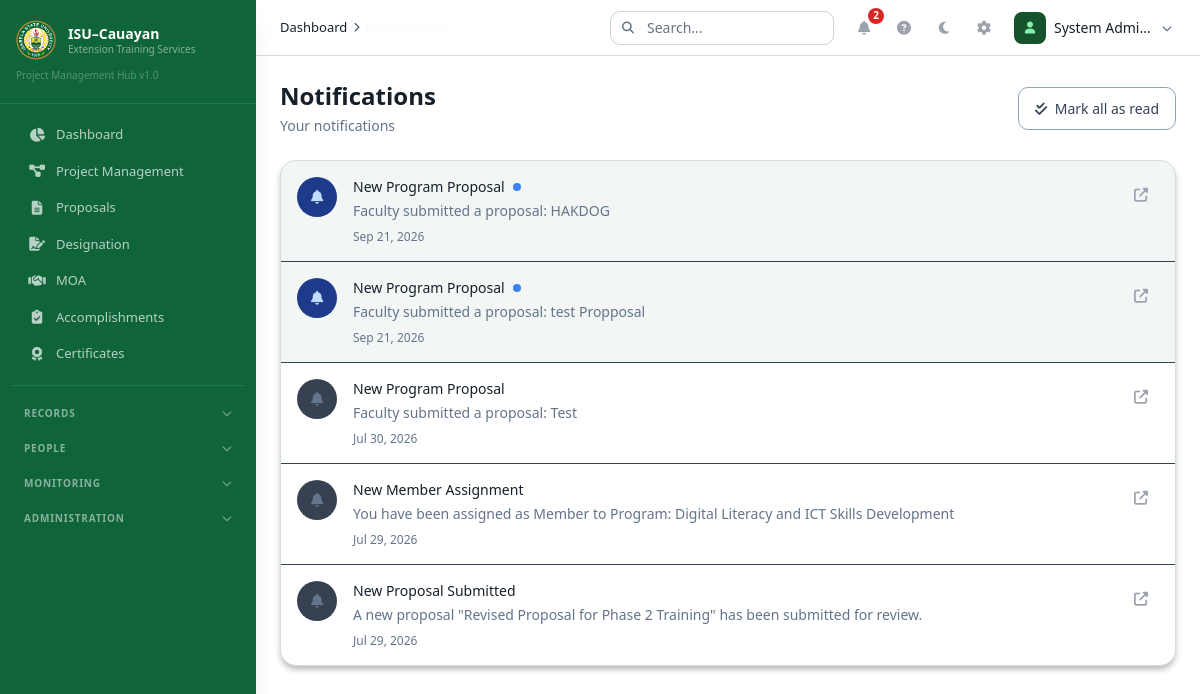
/index.php?module=notifications (signed in), run on an earlier commit of the app's database.
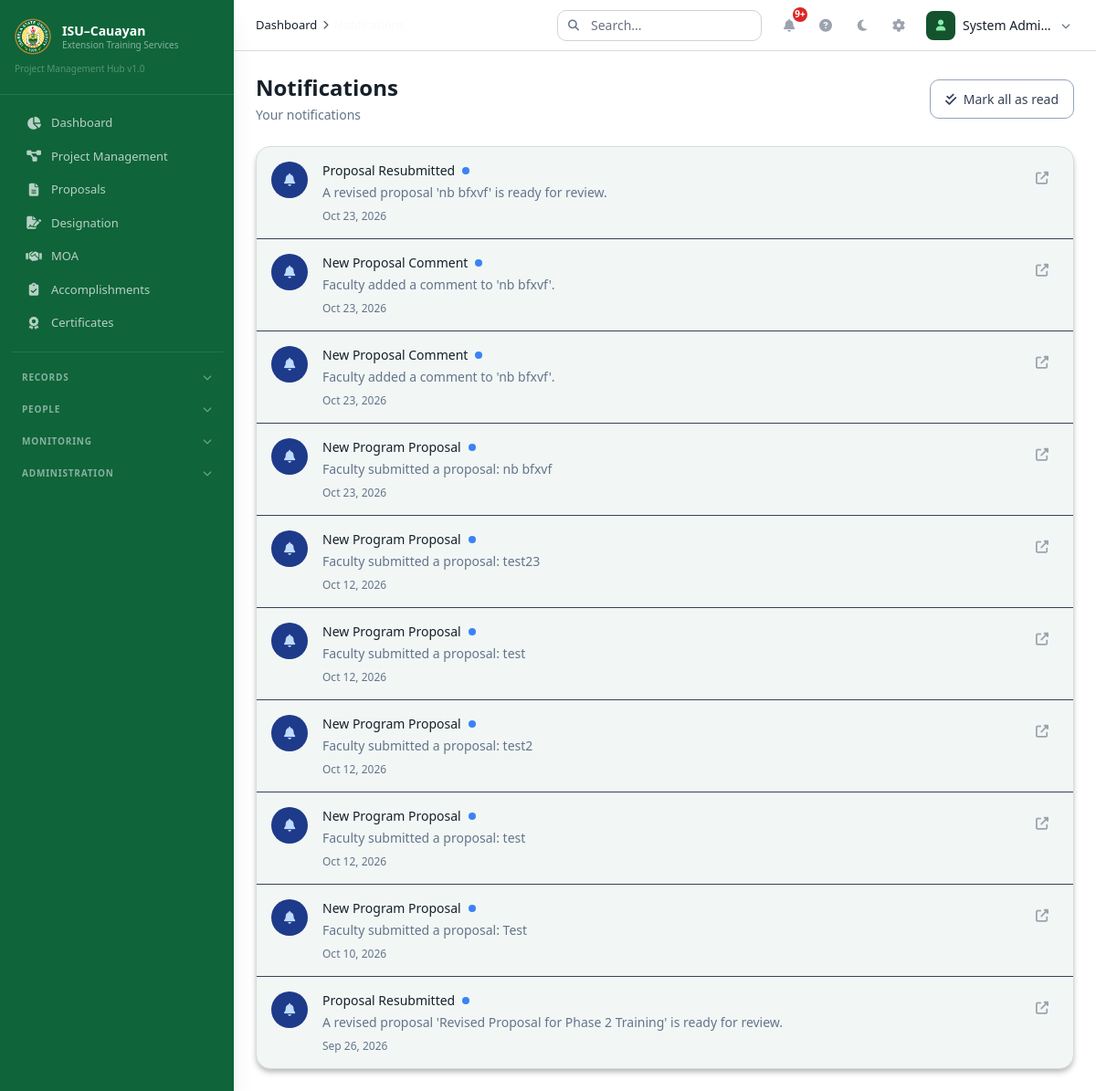
And on a later commit of the database.
### tables this page shows
CREATE TABLE `notifications` (
  `id` int(11) NOT NULL,
  `user_id` int(11) NOT NULL,
  `title` varchar(255) NOT NULL,
  `message` text NOT NULL,
  `type` enum('info','success','warning','error') NOT NULL DEFAULT 'info',
  `entity_type` varchar(50) DEFAULT NULL,
  `entity_id` int(11) DEFAULT NULL,
  `action_url` varchar(255) DEFAULT NULL,
  `is_read` tinyint(1) NOT NULL DEFAULT 0,
  `created_at` datetime NOT NULL DEFAULT current_timestamp()
);

### controllers/Controllers.php (called while the page is built, shortened)
<?php
require_once __DIR__ . '/../config/helpers.php';
class NotificationController {
    public function index() {
        $page = max(1, intval($_GET['page'] ?? 1));
        $limit = ITEMS_PER_PAGE;
        $offset = ($page - 1) * $limit;
        $userId = $_SESSION['user_id'];
        $stmt = db()->prepare("SELECT * FROM notifications WHERE user_id = ? ORDER BY created_at DESC LIMIT ? OFFSET ?");
        $stmt->execute([$userId, $limit, $offset]);
        $notifications = $stmt->fetchAll();
        require_once __DIR__ . '/../layouts/header.php';
        require_once __DIR__ . '/../views/notifications/index.php';
        require_once __DIR__ . '/../layouts/footer.php';
    }
}

### config/helpers.php (called while the page is built, shortened)
<?php
require_once __DIR__ . '/Database.php';
function db() { return Database::getInstance()->getConnection(); }
function currentUser() {
    return [
        'id' => $_SESSION['user_id'] ?? null,
        'username' => $_SESSION['username'] ?? '',
        'email' => $_SESSION['email'] ?? '',
        'role' => $_SESSION['role'] ?? '',
        'name' => $_SESSION['user_name'] ?? '',
    ];
}
function e($str) { return htmlspecialchars($str ?? '', ENT_QUOTES, 'UTF-8'); }
function formatDate($date, $format = DATE_FORMAT) { return empty($date) ? '-' : date($format, strtotime($date)); }
function timeAgo($datetime) {
    $diff = time() - strtotime($datetime);
    return formatDate($datetime);
}
function getUnreadNotificationCount($userId) {
    $stmt = db()->prepare("SELECT COUNT(*) as count FROM notifications WHERE user_id = ? AND is_read = 0");
    $stmt->execute([$userId]);
    return $stmt->fetch()['count'];
}

### config/Database.php (called while the page is built, shortened)
<?php
class Database {
    private static $instance = null;
    private $conn;
    private function __construct() {
        try {
            $dsn = "mysql:host=" . DB_HOST . ";dbname=" . DB_NAME . ";charset=" . DB_CHARSET;
            $this->conn = new PDO($dsn, DB_USER, DB_PASS, [
                PDO::ATTR_ERRMODE => PDO::ERRMODE_EXCEPTION,
                PDO::ATTR_DEFAULT_FETCH_MODE => PDO::FETCH_ASSOC,
                PDO::ATTR_EMULATE_PREPARES => false,
            ]);
        } catch (PDOException $e) {
            die("Database connection failed: " . $e->getMessage());
        }
    }
    public static function getInstance() {
        if (self::$instance === null) self::$instance = new self();
        return self::$instance;
    }
    public function getConnection() { return $this->conn; }
}

### views/notifications/index.php (the view, shortened to what the changed rows need)
<div class="flex flex-col md:flex-row md:items-center justify-between gap-4 mb-6">
    <div><h1 class="text-2xl font-bold text-[#F9FAFB]">Notifications</h1><p class="text-[#9CA3AF] text-sm mt-1">Your notifications</p></div>
</div>
<div class="card">
    <?php if(empty($notifications)): ?><div class="empty-state"><div class="empty-state-icon"><i class="fas fa-bell-slash"></i></div><h3 class="empty-state-title">No notifications</h3><p class="empty-state-text">You're all caught up</p></div>
    <?php else: ?><div class="divide-y divide-[#374151]"><?php foreach($notifications as $n): ?>
        <div class="flex items-start gap-4 p-4 <?= !$n['is_read']?'bg-[#0F643A]/5':'' ?> hover:bg-[#324152] transition-colors">
            <div class="w-10 h-10 rounded-full flex items-center justify-center flex-shrink-0 <?= !$n['is_read']?'bg-[#1E3A8A]':'bg-[#374151]' ?>"><i class="fas fa-bell <?= !$n['is_read']?'text-[#BFDBFE]':'text-[#6B7280]' ?> text-sm"></i></div>
            <div class="flex-1 min-w-0"><div class="flex items-center gap-2"><p class="text-sm font-medium text-[#F9FAFB]"><?= e($n['title']) ?></p><?php if(!$n['is_read']): ?><span class="w-2 h-2 bg-[#3B82F6] rounded-full"></span><?php endif; ?></div><p class="text-sm text-[#9CA3AF] mt-1"><?= e($n['message']) ?></p><p class="text-xs text-[#6B7280] mt-2"><?= timeAgo($n['created_at']) ?></p></div>
            <?php if($n['action_url']): ?><a href="<?= SITE_URL . $n['action_url'] ?>" class="action-btn flex-shrink-0"><i class="fas fa-external-link-alt text-sm"></i></a><?php endif; ?>
        </div>
    <?php endforeach; ?></div><?php endif; ?>
</div>

### layouts/sidebar.php (shortened to what the changed rows need)
<?php
$currentPage = $_GET['module'] ?? 'dashboard';
$projectPages = ['projects', 'programs', 'components', 'activities', 'project-files'];
$primaryItems = [
    ['icon' => 'fas fa-chart-pie', 'label' => 'Dashboard', 'module' => 'dashboard', 'roles' => ['admin','faculty','viewer']],
    ['icon' => 'fas fa-diagram-project', 'label' => 'Project Management', 'module' => 'projects', 'roles' => ['admin','faculty','viewer'], 'children' => [
        ['icon' => 'fas fa-layer-group', 'label' => 'Programs', 'module' => 'programs'],
        ['icon' => 'fas fa-folder-open', 'label' => 'Projects', 'module' => 'projects'],
        ['icon' => 'fas fa-puzzle-piece', 'label' => 'Components', 'module' => 'components'],
        ['icon' => 'fas fa-calendar-check', 'label' => 'Activities', 'module' => 'activities'],
        ['icon' => 'fas fa-folder-tree', 'label' => 'Files', 'module' => 'project-files'],
    ]],
    ['icon' => 'fas fa-file-alt', 'label' => 'Proposals', 'module' => 'proposals', 'roles' => ['admin','faculty']],
    ['icon' => 'fas fa-file-signature', 'label' => 'Designation', 'module' => 'designations', 'roles' => ['admin','faculty','viewer']],
    ['icon' => 'fas fa-handshake', 'label' => 'MOA', 'module' => 'moa', 'roles' => ['admin','faculty','viewer']],
    ['icon' => 'fas fa-clipboard-check', 'label' => 'Accomplishments', 'module' => 'reports', 'roles' => ['admin','faculty','viewer']],
    ['icon' => 'fas fa-award', 'label' => 'Certificates', 'module' => 'certificates', 'roles' => ['admin','faculty','viewer']],
];
$navGroups = [
    'records' => [
        'label' => 'Records',
        'items' => [
            ['icon' => 'fas fa-archive', 'label' => 'Documents', 'module' => 'documents', 'roles' => ['admin','faculty','viewer']],
        ]
    ],
    'people' => [
        'label' => 'People',
        'items' => [
            ['icon' => 'fas fa-user-tie', 'label' => 'Faculty', 'module' => 'faculty', 'roles' => ['admin','viewer']],
            ['icon' => 'fas fa-building', 'label' => 'Partners', 'module' => 'partners', 'roles' => ['admin']],
            ['icon' => 'fas fa-people-group', 'label' => 'Beneficiaries', 'module' => 'beneficiaries', 'roles' => ['admin']],
        ]
    ],
    'monitoring' => [
        'label' => 'Monitoring',
        'items' => [
            ['icon' => 'fas fa-chart-bar', 'label' => 'Analytics', 'module' => 'analytics', 'roles' => ['admin','viewer']],
            ['icon' => 'fas fa-history', 'label' => 'Audit Logs', 'module' => 'audit-logs', 'roles' => ['admin']],
        ]
    ],
    'admin' => [
        'label' => 'Administration',
        'items' => [
            ['icon' => 'fas fa-users-cog', 'label' => 'Users', 'module' => 'users', 'roles' => ['admin']],
            ['icon' => 'fas fa-cog', 'label' => 'Settings', 'module' => 'settings', 'roles' => ['admin']],
        ]
    ],
];
$activeGroup = '';
?>
<aside id="sidebar" class="sidebar fixed inset-y-0 left-0 z-50 w-64 transform -translate-x-full lg:translate-x-0 transition-transform duration-200 ease-in-out shadow-xl">
    <div class="px-4 py-5 border-b border-[#1E7A4B]">
        <div class="flex items-center gap-3">
            <div>
                <h2 class="text-white font-bold text-sm leading-tight">ISU–Cauayan</h2>
            </div>
        </div>
    </div>
    <nav class="mt-3 px-3 overflow-y-auto h-[calc(100vh-7rem)]" aria-label="Main navigation">
        <div class="pb-3 mb-3 border-b border-[#1E7A4B]" data-primary-navigation>
            <?php foreach ($primaryItems as $item): ?>
                <?php if (!in_array($user['role'], $item['roles'], true)) continue;
                $isActive = $currentPage === $item['module'] || ($item['module'] === 'projects' && in_array($currentPage, $projectPages, true)); ?>
                <a href="<?= SITE_URL ?>/index.php?module=<?= $item['module'] ?>" class="sidebar-item <?= $isActive ? 'active' : '' ?>" <?= $isActive ? 'aria-current="page"' : '' ?> aria-label="<?= e($item['label']) ?>">
                    <i class="<?= $item['icon'] ?>" aria-hidden="true"></i><span><?= e($item['label']) ?></span>
                </a>
            <?php endforeach; ?>
        </div>
        <?php foreach ($navGroups as $groupKey => $group): ?>
            <?php
            $isOpen = ($activeGroup === $groupKey);
            ?>
            <div class="sidebar-group <?= $isOpen ? 'open' : '' ?>" data-group="<?= $groupKey ?>">
                <div class="sidebar-group-header" onclick="toggleSidebarGroup('<?= $groupKey ?>')" role="button" tabindex="0" aria-expanded="<?= $isOpen ? 'true' : 'false' ?>">
                    <span class="group-label"><?= $group['label'] ?></span>
                    <i class="fas fa-chevron-down group-chevron"></i>
                </div>
            </div>
        <?php endforeach; ?>
    </nav>
</aside>

### layouts/topnav.php (shortened to what the changed rows need)
<?php
$user = currentUser();
$notifCount = getUnreadNotificationCount($user['id']);
$currentPage = $_GET['module'] ?? 'dashboard';
$pageLabels = [
    'dashboard' => 'Dashboard',
    'programs' => 'Programs',
    'projects' => 'Project Management',
    'project-files' => 'Project Files',
    'designations' => 'Designation',
    'components' => 'Components',
    'activities' => 'Activities',
    'faculty' => 'Faculty',
    'proposals' => 'Proposals',
    'documents' => 'Documents',
    'explorer' => 'Drive',
    'reports' => 'Accomplishments',
    'moa' => 'MOA',
    'certificates' => 'Certificates',
    'partners' => 'Partner Agencies',
    'beneficiaries' => 'Beneficiaries',
    'notifications' => 'Notifications',
    'audit-logs' => 'Audit Logs',
    'settings' => 'Settings',
];
$breadcrumbs = [['label' => 'Dashboard', 'url' => SITE_URL . '/index.php']];
if ($currentPage !== 'dashboard') {
    $breadcrumbs[] = ['label' => $pageLabels[$currentPage] ?? ucfirst($currentPage), 'url' => SITE_URL . '/index.php?module=' . $currentPage];
}
?>
<header class="bg-[#1F2937] border-b border-[#374151] h-14 flex items-center justify-between px-4 md:px-6 sticky top-0 z-30">
    <div class="flex items-center gap-4">
        <nav class="breadcrumb hidden md:flex" aria-label="Breadcrumb">
            <?php foreach ($breadcrumbs as $i => $crumb): ?>
                <?php if ($i > 0): ?>
                    <span class="breadcrumb-separator"><i class="fas fa-chevron-right"></i></span>
                <?php endif; ?>
                <?php if ($crumb['url'] && $i < count($breadcrumbs) - 1): ?>
                    <a href="<?= $crumb['url'] ?>" class="breadcrumb-item hover:text-[#D1D5DB] transition-colors"><?= $crumb['label'] ?></a>
                <?php else: ?>
                    <span class="breadcrumb-item active"><?= $crumb['label'] ?></span>
                <?php endif; ?>
            <?php endforeach; ?>
        </nav>
    </div>
    <div class="flex items-center gap-1">
        <div class="relative" id="notif-dropdown-container">
            <button onclick="toggleNotifDropdown()" class="action-btn relative" aria-label="Notifications">
                <i class="fas fa-bell text-sm"></i>
                <?php if ($notifCount > 0): ?>
                    <span class="absolute -top-0.5 -right-0.5 bg-[#DC2626] text-white text-[10px] rounded-full w-4 h-4 flex items-center justify-center font-bold" id="notif-badge"><?= $notifCount > 9 ? '9+' : $notifCount ?></span>
                <?php endif; ?>
            </button>
        </div>
    </div>
</header>

What changed in the data, as far as the page shows it:
no longer on this page (row unchanged): notifications: is_read 0 (drawn), title "New Program Proposal", message "Faculty submitted a proposal: HAKDOG", created_at "Sep 21, 2026"
no longer on this page (row unchanged): notifications: is_read 0 (drawn), title "New Program Proposal", message "Faculty submitted a proposal: test Propposal", created_at "Sep 21, 2026"
no longer on this page (row unchanged): notifications: is_read 1 (drawn), title "New Program Proposal", message "Faculty submitted a proposal: Test", created_at "Jul 30, 2026"
no longer on this page (row unchanged): notifications: is_read 1 (drawn), title "New Member Assignment", message "You have been assigned as Member to Program: Digital Literacy and ICT Skills Development", created_at "Jul 29, 2026"
no longer on this page (row unchanged): notifications: is_read 1 (drawn), title "New Proposal Submitted", message "A new proposal \"Revised Proposal for Phase 2 Training\" has been submitted for review.", created_at "Jul 29, 2026"
added notifications: is_read 0 (drawn), title "Proposal Resubmitted", message "A revised proposal 'nb bfxvf' is ready for review.", created_at "Oct 23, 2026"
added notifications: is_read 0 (drawn), title "New Proposal Comment", message "Faculty added a comment to 'nb bfxvf'.", created_at "Oct 23, 2026"
added notifications: is_read 0 (drawn), title "New Proposal Comment", message "Faculty added a comment to 'nb bfxvf'.", created_at "Oct 23, 2026"
added notifications: is_read 0 (drawn), title "New Program Proposal", message "Faculty submitted a proposal: nb bfxvf", created_at "Oct 23, 2026"
added notifications: is_read 0 (drawn), title "New Program Proposal", message "Faculty submitted a proposal: test23", created_at "Oct 12, 2026"
added notifications: is_read 0 (drawn), title "New Program Proposal", message "Faculty submitted a proposal: test", created_at "Oct 12, 2026"
added notifications: is_read 0 (drawn), title "New Program Proposal", message "Faculty submitted a proposal: test2", created_at "Oct 12, 2026"
added notifications: is_read 0 (drawn), title "New Program Proposal", message "Faculty submitted a proposal: test", created_at "Oct 12, 2026"
added notifications: is_read 0 (drawn), title "New Program Proposal", message "Faculty submitted a proposal: Test", created_at "Oct 10, 2026"
added notifications: is_read 0 (drawn), title "Proposal Resubmitted", message "A revised proposal 'Revised Proposal for Phase 2 Training' is ready for review.", created_at "Sep 26, 2026"
Also different on the page:
$notifCount: "2" → (not shown)
text now shown: "9+"
